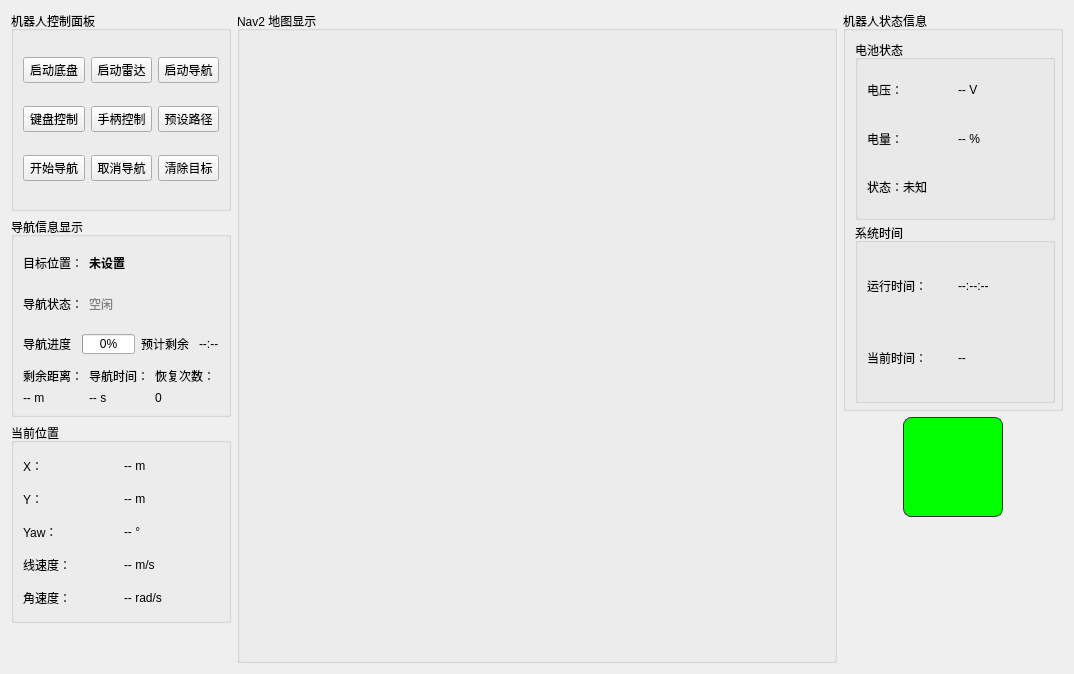
      <widget class="QWidget" name="navigationTab">
       <attribute name="title">
        <string>导航</string>
       </attribute>
       <layout class="QGridLayout" name="gridLayout_20">
        <item row="0" column="0">
         <layout class="QGridLayout" name="gridLayout_19">
          <item row="3" column="0">
           <spacer name="verticalSpacer_5">
            <property name="orientation">
             <enum>Qt::Vertical</enum>
            </property>
            <property name="sizeHint" stdset="0">
             <size>
              <width>20</width>
              <height>40</height>
             </size>
            </property>
           </spacer>
          </item>
          <item row="0" column="1" rowspan="4">
           <widget class="QGroupBox" name="nav2MapGroupBox">
            <property name="minimumSize">
             <size>
              <width>600</width>
              <height>600</height>
             </size>
            </property>
            <property name="maximumSize">
             <size>
              <width>16777215</width>
              <height>16777215</height>
             </size>
            </property>
            <property name="title">
             <string>Nav2 地图显示</string>
            </property>
            <layout class="QVBoxLayout" name="nav2MapLayout"/>
           </widget>
          </item>
          <item row="1" column="0">
           <widget class="QGroupBox" name="groupBoxNavigation">
            <property name="minimumSize">
             <size>
              <width>220</width>
              <height>200</height>
             </size>
            </property>
            <property name="maximumSize">
             <size>
              <width>220</width>
              <height>200</height>
             </size>
            </property>
            <property name="title">
             <string>导航信息显示</string>
            </property>
            <layout class="QVBoxLayout" name="navigationLayout">
             <item>
              <layout class="QHBoxLayout" name="targetPositionLayout">
               <item>
                <widget class="QLabel" name="labelTargetInfo">
                 <property name="text">
                  <string>目标位置：</string>
                 </property>
                </widget>
               </item>
               <item>
                <widget class="QLabel" name="labelTargetPosition">
                 <property name="styleSheet">
                  <string>font-weight: bold;</string>
                 </property>
                 <property name="text">
                  <string>未设置</string>
                 </property>
                </widget>
               </item>
               <item>
                <spacer name="targetPositionSpacer">
                 <property name="orientation">
                  <enum>Qt::Horizontal</enum>
                 </property>
                 <property name="sizeHint" stdset="0">
                  <size>
                   <width>40</width>
                   <height>20</height>
                  </size>
                 </property>
                </spacer>
               </item>
              </layout>
             </item>
             <item>
              <layout class="QHBoxLayout" name="navigationStatusLayout">
               <item>
                <widget class="QLabel" name="labelNavigationStatusInfo">
                 <property name="text">
                  <string>导航状态：</string>
                 </property>
                </widget>
               </item>
               <item>
                <widget class="QLabel" name="labelNavigationStatus">
                 <property name="styleSheet">
                  <string>color: gray;</string>
                 </property>
                 <property name="text">
                  <string>空闲</string>
                 </property>
                </widget>
               </item>
               <item>
                <spacer name="navigationStatusSpacer">
                 <property name="orientation">
                  <enum>Qt::Horizontal</enum>
                 </property>
                 <property name="sizeHint" stdset="0">
                  <size>
                   <width>40</width>
                   <height>20</height>
                  </size>
                 </property>
                </spacer>
               </item>
              </layout>
             </item>
             <item>
              <layout class="QHBoxLayout" name="navigationProgressLayout">
               <item>
                <widget class="QLabel" name="labelProgressInfo">
                 <property name="text">
                  <string>导航进度：</string>
                 </property>
                </widget>
               </item>
               <item>
                <widget class="QProgressBar" name="navigationProgressBar">
                 <property name="maximumSize">
                  <size>
                   <width>150</width>
                   <height>20</height>
                  </size>
                 </property>
                 <property name="value">
                  <number>0</number>
                 </property>
                 <property name="format">
                  <string>%p%</string>
                 </property>
                </widget>
               </item>
               <item>
                <widget class="QLabel" name="labelEstimatedTimeInfo">
                 <property name="text">
                  <string>预计剩余：</string>
                 </property>
                </widget>
               </item>
               <item>
                <widget class="QLabel" name="labelEstimatedTime">
                 <property name="text">
                  <string>--:--</string>
                 </property>
                </widget>
               </item>
               <item>
                <spacer name="navigationProgressSpacer">
                 <property name="orientation">
                  <enum>Qt::Horizontal</enum>
                 </property>
                 <property name="sizeHint" stdset="0">
                  <size>
                   <width>40</width>
                   <height>20</height>
                  </size>
                 </property>
                </spacer>
               </item>
              </layout>
             </item>
             <item>
              <layout class="QHBoxLayout" name="navigationInfoLayout">
               <item>
                <layout class="QVBoxLayout" name="distanceLayout">
                 <item>
                  <widget class="QLabel" name="labelDistanceInfo">
                   <property name="text">
                    <string>剩余距离：</string>
                   </property>
                  </widget>
                 </item>
                 <item>
                  <widget class="QLabel" name="labelDistanceRemaining">
                   <property name="text">
                    <string>-- m</string>
                   </property>
                  </widget>
                 </item>
                </layout>
               </item>
               <item>
                <layout class="QVBoxLayout" name="timeLayout">
                 <item>
                  <widget class="QLabel" name="labelTimeInfo">
                   <property name="text">
                    <string>导航时间：</string>
                   </property>
                  </widget>
                 </item>
                 <item>
                  <widget class="QLabel" name="labelNavigationTime">
                   <property name="text">
                    <string>-- s</string>
                   </property>
                  </widget>
                 </item>
                </layout>
               </item>
               <item>
                <layout class="QVBoxLayout" name="recoveriesLayout">
                 <item>
                  <widget class="QLabel" name="labelRecoveriesInfo">
                   <property name="text">
                    <string>恢复次数：</string>
                   </property>
                  </widget>
                 </item>
                 <item>
                  <widget class="QLabel" name="labelRecoveries">
                   <property name="text">
                    <string>0</string>
                   </property>
                  </widget>
                 </item>
                </layout>
               </item>
               <item>
                <spacer name="navigationInfoSpacer">
                 <property name="orientation">
                  <enum>Qt::Horizontal</enum>
                 </property>
                 <property name="sizeHint" stdset="0">
                  <size>
                   <width>40</width>
                   <height>20</height>
                  </size>
                 </property>
                </spacer>
               </item>
              </layout>
             </item>
            </layout>
           </widget>
          </item>
          <item row="0" column="0">
           <widget class="QGroupBox" name="controlGroupBox">
            <property name="minimumSize">
             <size>
              <width>220</width>
              <height>200</height>
             </size>
            </property>
            <property name="maximumSize">
             <size>
              <width>220</width>
              <height>200</height>
             </size>
            </property>
            <property name="title">
             <string>机器人控制面板</string>
            </property>
            <layout class="QGridLayout" name="controlLayout">
             <item row="0" column="0">
              <widget class="QPushButton" name="btnRobotChassis">
               <property name="text">
                <string>启动底盘</string>
               </property>
              </widget>
             </item>
             <item row="0" column="1">
              <widget class="QPushButton" name="btnLidar">
               <property name="text">
                <string>启动雷达</string>
               </property>
              </widget>
             </item>
             <item row="0" column="2">
              <widget class="QPushButton" name="btnNav2">
               <property name="text">
                <string>启动导航</string>
               </property>
              </widget>
             </item>
             <item row="1" column="0">
              <widget class="QPushButton" name="btnKeyboardControl">
               <property name="text">
                <string>键盘控制</string>
               </property>
              </widget>
             </item>
             <item row="1" column="1">
              <widget class="QPushButton" name="btnJoystick">
               <property name="text">
                <string>手柄控制</string>
               </property>
              </widget>
             </item>
             <item row="1" column="2">
              <widget class="QPushButton" name="btnRunWaypoints">
               <property name="text">
                <string>预设路径</string>
               </property>
              </widget>
             </item>
             <item row="2" column="0">
              <widget class="QPushButton" name="btnStartNavigation">
               <property name="text">
                <string>开始导航</string>
               </property>
              </widget>
             </item>
             <item row="2" column="1">
              <widget class="QPushButton" name="btnCancelNavigation">
               <property name="text">
                <string>取消导航</string>
               </property>
              </widget>
             </item>
             <item row="2" column="2">
              <widget class="QPushButton" name="btnClearGoal">
               <property name="text">
                <string>清除目标</string>
               </property>
              </widget>
             </item>
            </layout>
           </widget>
          </item>
          <item row="2" column="0">
           <widget class="QGroupBox" name="positionGroupBox">
            <property name="minimumSize">
             <size>
              <width>220</width>
              <height>200</height>
             </size>
            </property>
            <property name="maximumSize">
             <size>
              <width>220</width>
              <height>200</height>
             </size>
            </property>
            <property name="title">
             <string>当前位置</string>
            </property>
            <layout class="QGridLayout" name="gridLayout_17">
             <item row="0" column="0">
              <layout class="QHBoxLayout" name="xLayout">
               <item>
                <widget class="QLabel" name="labelXInfo">
                 <property name="text">
                  <string>X：</string>
                 </property>
                </widget>
               </item>
               <item>
                <widget class="QLabel" name="labelX">
                 <property name="text">
                  <string>-- m</string>
                 </property>
                </widget>
               </item>
              </layout>
             </item>
             <item row="1" column="0">
              <layout class="QHBoxLayout" name="yLayout">
               <item>
                <widget class="QLabel" name="labelYInfo">
                 <property name="text">
                  <string>Y：</string>
                 </property>
                </widget>
               </item>
               <item>
                <widget class="QLabel" name="labelY">
                 <property name="text">
                  <string>-- m</string>
                 </property>
                </widget>
               </item>
              </layout>
             </item>
             <item row="2" column="0">
              <layout class="QHBoxLayout" name="yawLayout">
               <item>
                <widget class="QLabel" name="labelYawInfo">
                 <property name="text">
                  <string>Yaw：</string>
                 </property>
                </widget>
               </item>
               <item>
                <widget class="QLabel" name="labelYaw">
                 <property name="text">
                  <string>-- °</string>
                 </property>
                </widget>
               </item>
              </layout>
             </item>
             <item row="3" column="0">
              <layout class="QHBoxLayout" name="linearVelLayout">
               <item>
                <widget class="QLabel" name="labelLinearVelInfo">
                 <property name="text">
                  <string>线速度：</string>
                 </property>
                </widget>
               </item>
               <item>
                <widget class="QLabel" name="labelLinearVel">
                 <property name="text">
                  <string>-- m/s</string>
                 </property>
                </widget>
               </item>
              </layout>
             </item>
             <item row="4" column="0">
              <layout class="QHBoxLayout" name="angularVelLayout">
               <item>
                <widget class="QLabel" name="labelAngularVelInfo">
                 <property name="text">
                  <string>角速度：</string>
                 </property>
                </widget>
               </item>
               <item>
                <widget class="QLabel" name="labelAngularVel">
                 <property name="text">
                  <string>-- rad/s</string>
                 </property>
                </widget>
               </item>
              </layout>
             </item>
            </layout>
           </widget>
          </item>
         </layout>
        </item>
        <item row="0" column="1">
         <layout class="QVBoxLayout" name="verticalLayout_3">
          <item>
           <widget class="QGroupBox" name="statusGroupBox">
            <property name="minimumSize">
             <size>
              <width>220</width>
              <height>400</height>
             </size>
            </property>
            <property name="maximumSize">
             <size>
              <width>220</width>
              <height>400</height>
             </size>
            </property>
            <property name="title">
             <string>机器人状态信息</string>
            </property>
            <layout class="QGridLayout" name="gridLayout_18">
             <item row="0" column="0">
              <widget class="QGroupBox" name="batteryGroupBox">
               <property name="minimumSize">
                <size>
                 <width>200</width>
                 <height>180</height>
                </size>
               </property>
               <property name="maximumSize">
                <size>
                 <width>200</width>
                 <height>180</height>
                </size>
               </property>
               <property name="title">
                <string>电池状态</string>
               </property>
               <layout class="QGridLayout" name="gridLayout_5">
                <item row="0" column="0">
                 <layout class="QHBoxLayout" name="voltageLayout">
                  <item>
                   <widget class="QLabel" name="labelVoltageInfo">
                    <property name="text">
                     <string>电压：</string>
                    </property>
                   </widget>
                  </item>
                  <item>
                   <widget class="QLabel" name="labelVoltage">
                    <property name="text">
                     <string>-- V</string>
                    </property>
                   </widget>
                  </item>
                 </layout>
                </item>
                <item row="1" column="0">
                 <layout class="QHBoxLayout" name="percentageLayout">
                  <item>
                   <widget class="QLabel" name="labelPercentageInfo">
                    <property name="text">
                     <string>电量：</string>
                    </property>
                   </widget>
                  </item>
                  <item>
                   <widget class="QLabel" name="labelPercentage">
                    <property name="text">
                     <string>-- %</string>
                    </property>
                   </widget>
                  </item>
                 </layout>
                </item>
                <item row="2" column="0">
                 <widget class="QLabel" name="labelBatteryStatus">
                  <property name="text">
                   <string>状态：未知</string>
                  </property>
                 </widget>
                </item>
               </layout>
              </widget>
             </item>
             <item row="1" column="0">
              <widget class="QGroupBox" name="timeGroupBox">
               <property name="minimumSize">
                <size>
                 <width>200</width>
                 <height>180</height>
                </size>
               </property>
               <property name="maximumSize">
                <size>
                 <width>200</width>
                 <height>180</height>
                </size>
               </property>
               <property name="title">
                <string>系统时间</string>
               </property>
               <layout class="QGridLayout" name="gridLayout_16">
                <item row="0" column="0">
                 <layout class="QHBoxLayout" name="uptimeLayout">
                  <item>
                   <widget class="QLabel" name="labelUptimeInfo">
                    <property name="text">
                     <string>运行时间：</string>
                    </property>
                   </widget>
                  </item>
                  <item>
                   <widget class="QLabel" name="labelUptime">
                    <property name="text">
                     <string>--:--:--</string>
                    </property>
                   </widget>
                  </item>
                 </layout>
                </item>
                <item row="1" column="0">
                 <layout class="QHBoxLayout" name="currentTimeLayout">
                  <item>
                   <widget class="QLabel" name="labelCurrentTimeInfo">
                    <property name="text">
                     <string>当前时间：</string>
                    </property>
                   </widget>
                  </item>
                  <item>
                   <widget class="QLabel" name="labelCurrentTime">
                    <property name="text">
                     <string>--</string>
                    </property>
                   </widget>
                  </item>
                 </layout>
                </item>
               </layout>
              </widget>
             </item>
            </layout>
           </widget>
          </item>
          <item alignment="Qt::AlignHCenter">
           <widget class="QLabel" name="interventionIndicator">
            <property name="minimumSize">
             <size>
              <width>100</width>
              <height>100</height>
             </size>
            </property>
            <property name="maximumSize">
             <size>
              <width>100</width>
              <height>100</height>
             </size>
            </property>
            <property name="styleSheet">
             <string notr="true">background-color: rgb(0, 255, 0); border-radius: 8px; border: 1px solid #333;</string>
            </property>
            <property name="text">
             <string/>
            </property>
           </widget>
          </item>
          <item>
           <spacer name="verticalSpacer_4">
            <property name="orientation">
             <enum>Qt::Vertical</enum>
            </property>
            <property name="sizeHint" stdset="0">
             <size>
              <width>20</width>
              <height>40</height>
             </size>
            </property>
           </spacer>
          </item>
         </layout>
        </item>
       </layout>
      </widget>
